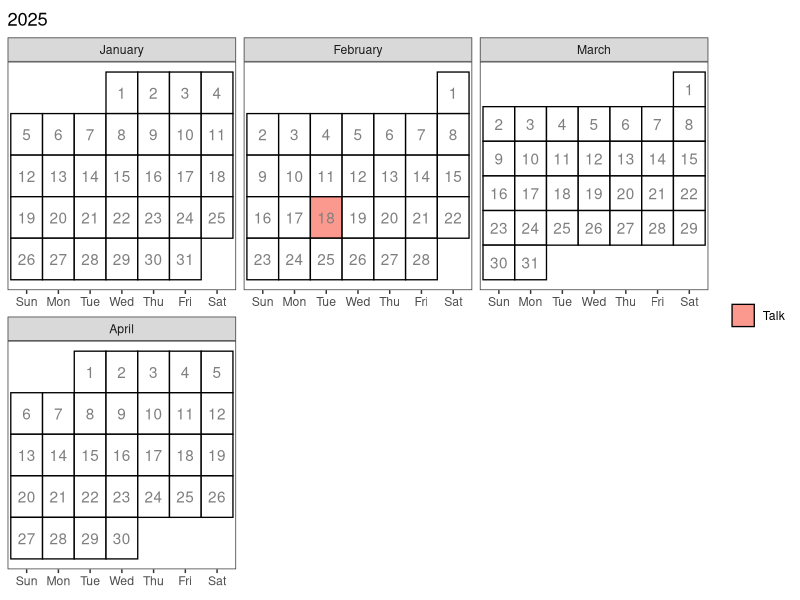

Generate this figure with R:
library(tidyverse)

# General purpose calendar to show events adapted from
# Create a calendar for your syllabus ----
# Source: http://svmiller.com/blog/2020/08/a-ggplot-calendar-for-your-semester/

meetup_dates <- c(ymd(20241029))

talk_dates <- c(ymd(20241204, 20250218))

# What are the full dates of the semester? Here, I'll exclude exam week as I like to do.
# In this case: 6 January to 23 April
semester_dates <- seq(ymd(20241001), ymd(20250430), by=1)

# Custom function for treating the first day of the month as the first week
# of the month up until the first Sunday (unless Sunday was the start of the month)
wom <- function(date) {
  first <- wday(as.Date(paste(year(date),month(date),1,sep="-")))
  return((mday(date)+(first-2)) %/% 7+1)
}

# Create a data frame of dates, assign to Cal
full_cal <- tibble(date = semester_dates)  |>
  mutate(mon = lubridate::month(date, label = TRUE, abbr = FALSE), # get month label
         wkdy = weekdays(date, abbreviate = TRUE), # get weekday label
         wkdy = fct_relevel(wkdy, "Sun", "Mon", "Tue", "Wed", "Thu","Fri","Sat"), # make sure Sunday comes first
         semester = date %in% semester_dates, # is date part of the semester?
         day = lubridate::mday(date), # get day of month to add later as a label
         # Below: our custom wom() function
         week = wom(date)) |>
  mutate(category = ifelse(date %in% meetup_dates, "Meetup",
                           ifelse(date %in% talk_dates, "Talk","NA"))
  )

current_cal <- full_cal |>
  filter(date >= "2025-01-01")
class_cal <- current_cal |>
  filter(date >= "2025-01-01") |>
  ggplot(aes(wkdy, week)) +
  theme_bw() +
  theme(
    aspect.ratio = 1,
    panel.grid.major.x = element_blank(),
    legend.title = element_blank(),
    axis.title.y = element_blank(), axis.title.x = element_blank(), axis.ticks.y = element_blank(), axis.text.y = element_blank()) +
  # geom_tile and facet_wrap will do all the heavy lifting
  geom_tile(alpha=0.8, aes(fill=category), color="black", linewidth=.45) +
  facet_wrap(~mon, scales = "free", ncol=3) +
  # fill in tiles to make it look more "calendary" (sic)
  geom_text(aes(label=day), colour = "grey50") +
  # put your y-axis down, flip it, and reverse it
  scale_y_reverse(breaks=NULL) +
  # manually fill scale colors to something you like...
  scale_color_manual(values = c("FALSE" = "white", "TRUE" = "black"), guide = "none") +
  scale_fill_manual(values=c("Talk"="salmon",
                             "Meetup" = "goldenrod",
                             "NA" = "white" # I like these whited out...
  ),
  #... but also suppress a label for a non-class semester day
  breaks=c("Talk", "Meetup")) +
  ggtitle(year(current_cal$date[1]))
